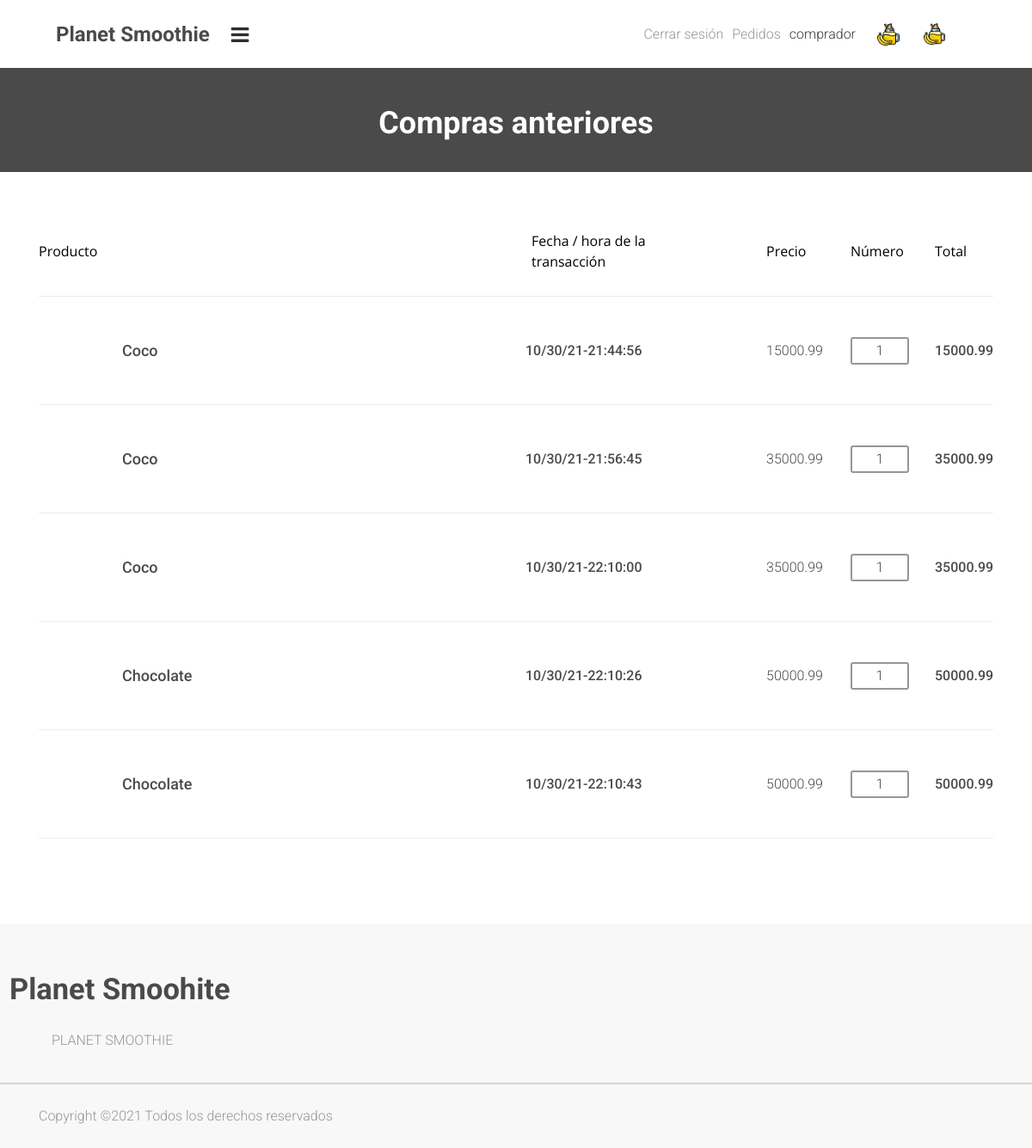
Screenshot of /order (signed in) with the database file from the repository.
### app.py (models this page shows)
class Product(db.Model):
    __tablename__ = "Product"
    id = db.Column(db.Integer, primary_key=True, nullable=False)
    name= db.Column(db.Text, nullable=False)
    price = db.Column(db.Integer, nullable=False)
    stocks = db.Column(db.Integer, nullable=False)
    popular = db.Column(db.Text)
    picture = db.Column(db.Text)
    category_id = db.Column(db.Integer, db.ForeignKey('Category.id'))

class Base(db.Model):
    __abstract__ = True
    id = db.Column(db.Integer, primary_key=True, autoincrement=True)

class Orders(Base):
    __tablename__ = "Orders"
    user_id = db.Column(db.Integer, db.ForeignKey('User.id'))
    product_id = db.Column(db.Integer, db.ForeignKey('Product.id'))
    number = db.Column(db.Text, nullable=False)
    price = db.Column(db.Text,nullable=False)
    total = db.Column(db.Text,nullable=False)
    date = db.Column(db.Text,nullable=False)

### app.py (the view)
@app.route('/order')
def order():
    if 'login_ok' in session:
        if(session['login_ok']==True):
            user_id = session["id"]
            order = Orders.query.filter_by(user_id=user_id)
            data=[]
            for i in order:
                product = Product.query.filter_by(id = i.product_id).first()
                add_orders ={
                'Nombre' : str(product.name),
                'Precio' : i.price,
                'Trabajo' : str(product.picture),
                'Numero' : i.number,
                'Total': i.total,
                'Fecha' : i.date
                }
                data.append(add_orders)
            return render_template('orders.html',orders=data, category=category)
        else:
            return redirect(url_for('login'))
    else:
        session['login_ok'] = False
        return redirect(url_for('login'))

### templates/orders.html (shortened to what this page needs)
{% extends "layout.html" %}
{% block styles %}
<link rel="stylesheet" type="text/css" href="{{ url_for('static',filename='styles/cart.css') }}">
<link rel="stylesheet" type="text/css" href="{{ url_for('static',filename='styles/cart_responsive.css') }}">
{% endblock styles %}
{% block body%}
		<div class="home">
			<div class="home_container d-flex flex-column align-items-center justify-content-end">
				<div class="home_content text-center">
					<div class="home_title">Compras anteriores</div>
				</div>
			</div>
		</div>
		<div class="cart_section">
			<div class="container">
				<div class="row">
					<div class="col">
						<div class="cart_container">
							<div class="cart_bar">
								<ul class="cart_bar_list item_list d-flex flex-row align-items-center justify-content-end">
									<li class="mr-auto">Producto</li>
									<li style="width:145px;">Fecha / hora de la transacción</li>
									<li>Precio</li>
									<li>Número</li>
									<li>Total</li>
								</ul>
							</div>
							{% for i in orders %}
							<div class="cart_items">
								<ul class="cart_items_list">
									<li class="cart_item item_list d-flex flex-lg-row flex-column align-items-lg-center align-items-start justify-content-lg-end justify-content-start">
										<div class="product d-flex flex-lg-row flex-column align-items-lg-center align-items-start justify-content-start mr-auto">
											<div><div class="product_image"><img src="{{ i.Trabajo }}" alt=""></div></div>
											<div class="product_name_container">
												<div class="product_name"><a href="product.html">{{i.Nombre}}</a></div>
											</div>
										</div>
										<div class="product_total product_text" style="width:250px;">{{i.Fecha}}</div>
										<div class="product_price product_text">{{i.Precio}}</div>
										<div class="product_quantity_container">
											<div class="product_quantity ml-lg-auto mr-lg-auto text-center">
												<span class="product_text product_num">{{i.Numero}}</span>
											</div>
										</div>
										<div class="product_total product_text"><span>Total: </span>{{i.Total}}</div>
									</li>
								</ul>
							</div>
							{% endfor %}
						</div>
					</div>
				</div>
			</div>
		</div>
{% endblock body %}

### templates/layout.html (shortened to what this page needs)
<!DOCTYPE html>
<html lang="es">
<head>
<link rel="stylesheet" type="text/css" href="{{ url_for('static',filename='styles/bootstrap-4.1.2/bootstrap.min.css') }}">
<link rel="stylesheet" type="text/css" href="{{ url_for('static',filename='styles/styles_samet.css') }}">
<link href="{{ url_for('static',filename='plugins/font-awesome-4.7.0/css/font-awesome.min.css') }}" rel="stylesheet" type="text/css">
<link rel="stylesheet" type="text/css" href="{{ url_for('static',filename='plugins/OwlCarousel2-2.2.1/owl.carousel.css') }}">
<link rel="stylesheet" type="text/css" href="{{ url_for('static',filename='plugins/OwlCarousel2-2.2.1/owl.theme.default.css') }}">
<link rel="stylesheet" type="text/css" href="{{ url_for('static',filename='plugins/OwlCarousel2-2.2.1/animate.css') }}">
{% block styles %}{% endblock styles %}
</head>
<body>
<div class="super_container">
	<header class="header">
		<div class="header_content d-flex flex-row align-items-center justify-content-start container">
			<div class="logo">
				<a href="{{url_for('index')}}">
					<div class="d-flex flex-row align-items-center justify-content-start">
						<div>Planet Smoothie</div>
					</div>
				</a>
			</div>
			<div class="hamburger"><i class="fa fa-bars" aria-hidden="true"></i></div>
			<div class="d-flex flex-row align-items-center justify-content-start ml-auto">
				<div class="admin">
					<ul>
					{% if session['login_ok'] %}
						<li><a href="/sessions">Cerrar sesión</a></li>
						<li><a href="/order">Pedidos</a></li>
						<li>{{session["name"]}}</li>
					{% else %}
						<li><a href="/login">Iniciar sesión</a></li>
						<li><a href="/register">Registrarse</a></li>
					{% endif %}
					</ul>
				</div>
					<div class="user"><a><div><img src="{{ url_for('static',filename='logo.png') }}" alt=""></div></a></div>
				<div class="cart"><a href="/box_pack"><div><img class="svg" src="{{ url_for('static',filename='images/logo.png') }}" alt=""></div></a></div>
			</div>
		</div>
	</header>
	<div class="super_container_inner">
		{% block body %}
		{% endblock body %}
		<footer class="footer">
			<div class="container">
				<div class="footer_content">
					<div class="container">
						<div class="row">
							<div class="col-md-12 footer_col">
								<div class="footer_about">
									<div class="footer_logo">
										<a href="{{url_for('index')}}">
											<div class="d-flex flex-row align-items-center justify-content-start">
												<div>Planet Smoohite</div>
											</div>
										</a>
									</div>
									<div class="footer_about_text">
										<p>PLANET SMOOTHIE</p>
									</div>
								</div>
							</div>
						</div>
					</div>
				</div>
			</div>
			<div class="footer_bar">
				<div class="container">
					<div class="row">
						<div class="col">
							<div class="footer_bar_content d-flex flex-md-row flex-column align-items-center justify-content-start">
								<div class="copyright order-md-1 order-2">
Copyright &copy;<script>document.write(new Date().getFullYear());</script> Todos los derechos reservados</i>
</div>
							</div>
						</div>
					</div>
				</div>
			</div>
		</footer>
	</div>
</div>
</body>
</html>

### static/styles/styles_samet.css (style rules this page uses)
.admin { margin-right: 20px; }
.admin ul li { float:left; padding:0px 5px 0px 5px; font-size: 16px; font-weight: 300; color:#3b3b3b; }
.admin ul li a { color: #969696; }

### static/styles/cart_responsive.css (style rules this page uses)
@media only screen and (max-width: 1440px) { .cart a > div { width: 25px; height: 25px; } }
@media only screen and (max-width: 1440px) { .user a > div { width: 26px; height: 26px; } }
@media only screen and (max-width: 1440px) { .hamburger { display: block; } }

### rows the page displays
Product: Nombre "Coco" "Coco" "Coco"
Orders: Fecha "10/30/21-21:44:56", Precio "15000.99", Total "15000.99"
Orders: Fecha "10/30/21-21:56:45", Precio "35000.99", Total "35000.99"
Orders: Fecha "10/30/21-22:10:00", Precio "35000.99", Total "35000.99"
Product: Nombre "Chocolate" "Chocolate"
Orders: Fecha "10/30/21-22:10:26", Precio "50000.99", Total "50000.99"
Orders: Fecha "10/30/21-22:10:43", Precio "50000.99", Total "50000.99"

### other values shown
{{ session["name"] }} "comprador"
{{ i.Numero }} "1" "1" "1" "1" "1"
